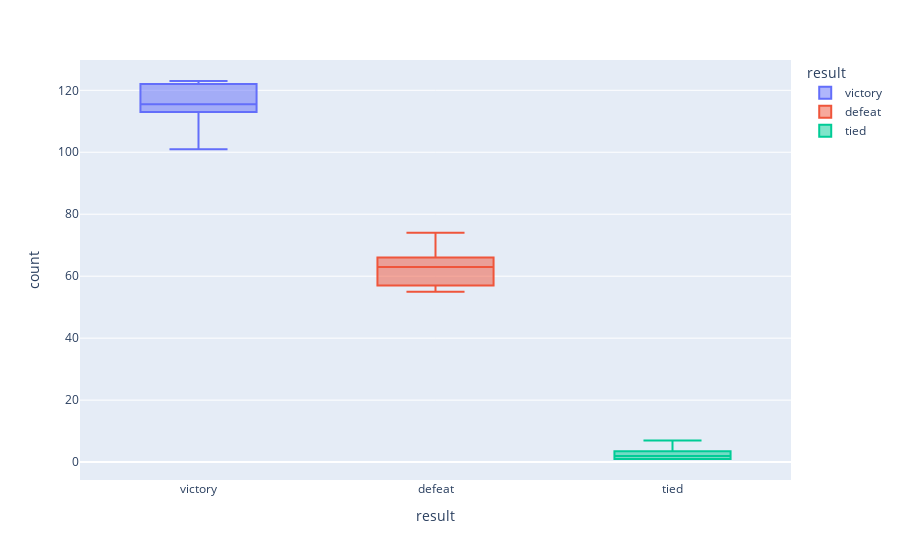

The code cell stored with this chart in its notebook:
### Code cell
fig = px.box(results_player, x = "result", y = "count", color = "result")
fig.update_traces(quartilemethod="exclusive")
fig.show()

### Figure 1 — Plotly figure (JSON) as saved in the notebook; plotly's stock layout.template omitted (floating-point values rounded to 4 significant figures)
{"data": [{"alignmentgroup": "True", "hovertemplate": "result=%{x}<br>count=%{y}<extra></extra>", "legendgroup": "victory", "marker": {"color": "#636efa"}, "name": "victory", "notched": false, "offsetgroup": "victory", "orientation": "v", "quartilemethod": "exclusive", "showlegend": true, "type": "box", "x": ["victory", "victory", "victory", "victory", "victory", "victory", "victory", "victory", "victory", "victory"], "x0": " ", "xaxis": "x", "y": [123, 122, 122, 118, 117, 114, 114, 113, 105, 101], "y0": " ", "yaxis": "y"}, {"alignmentgroup": "True", "hovertemplate": "result=%{x}<br>count=%{y}<extra></extra>", "legendgroup": "defeat", "marker": {"color": "#EF553B"}, "name": "defeat", "notched": false, "offsetgroup": "defeat", "orientation": "v", "quartilemethod": "exclusive", "showlegend": true, "type": "box", "x": ["defeat", "defeat", "defeat", "defeat", "defeat", "defeat", "defeat", "defeat", "defeat", "defeat"], "x0": " ", "xaxis": "x", "y": [74, 73, 66, 66, 64, 62, 57, 57, 56, 55], "y0": " ", "yaxis": "y"}, {"alignmentgroup": "True", "hovertemplate": "result=%{x}<br>count=%{y}<extra></extra>", "legendgroup": "tied", "marker": {"color": "#00cc96"}, "name": "tied", "notched": false, "offsetgroup": "tied", "orientation": "v", "quartilemethod": "exclusive", "showlegend": true, "type": "box", "x": ["tied", "tied", "tied", "tied", "tied", "tied", "tied", "tied"], "x0": " ", "xaxis": "x", "y": [7, 5, 2, 2, 2, 1, 1, 1], "y0": " ", "yaxis": "y"}], "layout": {"boxmode": "overlay", "legend": {"title": {"text": "result"}, "tracegroupgap": 0}, "margin": {"t": 60}, "xaxis": {"anchor": "y", "categoryarray": ["victory", "defeat", "tied"], "categoryorder": "array", "domain": [0, 1], "title": {"text": "result"}}, "yaxis": {"anchor": "x", "domain": [0, 1], "title": {"text": "count"}}}}
